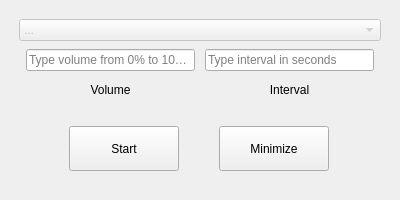
<?xml version="1.0" encoding="UTF-8"?>
<ui version="4.0">
 <class>MainWindow</class>
 <widget class="QMainWindow" name="MainWindow">
  <property name="geometry">
   <rect>
    <x>0</x>
    <y>0</y>
    <width>400</width>
    <height>200</height>
   </rect>
  </property>
  <property name="sizePolicy">
   <sizepolicy hsizetype="Fixed" vsizetype="Fixed">
    <horstretch>0</horstretch>
    <verstretch>0</verstretch>
   </sizepolicy>
  </property>
  <property name="minimumSize">
   <size>
    <width>400</width>
    <height>200</height>
   </size>
  </property>
  <property name="maximumSize">
   <size>
    <width>400</width>
    <height>200</height>
   </size>
  </property>
  <property name="windowTitle">
   <string>Static Microphone Volume</string>
  </property>
  <property name="windowIcon">
   <iconset resource="../../../resources/qt_resource_container.qrc">
    <normaloff>:/images/images/microphone-black-shape.ico</normaloff>:/images/images/microphone-black-shape.ico</iconset>
  </property>
  <widget class="QWidget" name="centralwidget">
   <layout class="QVBoxLayout" name="verticalLayout_2">
    <item>
     <layout class="QVBoxLayout" name="verticalLayout">
      <property name="sizeConstraint">
       <enum>QLayout::SetDefaultConstraint</enum>
      </property>
      <property name="leftMargin">
       <number>10</number>
      </property>
      <property name="topMargin">
       <number>10</number>
      </property>
      <property name="rightMargin">
       <number>10</number>
      </property>
      <property name="bottomMargin">
       <number>10</number>
      </property>
      <item>
       <widget class="QComboBox" name="devicesList">
        <property name="enabled">
         <bool>false</bool>
        </property>
        <property name="sizePolicy">
         <sizepolicy hsizetype="Preferred" vsizetype="Preferred">
          <horstretch>0</horstretch>
          <verstretch>0</verstretch>
         </sizepolicy>
        </property>
        <property name="minimumSize">
         <size>
          <width>0</width>
          <height>22</height>
         </size>
        </property>
        <property name="maximumSize">
         <size>
          <width>400</width>
          <height>22</height>
         </size>
        </property>
        <property name="editable">
         <bool>false</bool>
        </property>
        <item>
         <property name="text">
          <string>...</string>
         </property>
        </item>
       </widget>
      </item>
      <item>
       <layout class="QVBoxLayout" name="verticalLayout_3">
        <property name="spacing">
         <number>0</number>
        </property>
        <property name="leftMargin">
         <number>0</number>
        </property>
        <property name="topMargin">
         <number>0</number>
        </property>
        <property name="rightMargin">
         <number>0</number>
        </property>
        <property name="bottomMargin">
         <number>0</number>
        </property>
        <item>
         <layout class="QHBoxLayout" name="horizontalLayout_4">
          <property name="leftMargin">
           <number>2</number>
          </property>
          <property name="topMargin">
           <number>2</number>
          </property>
          <property name="rightMargin">
           <number>2</number>
          </property>
          <property name="bottomMargin">
           <number>2</number>
          </property>
          <item>
           <layout class="QVBoxLayout" name="verticalLayout_4">
            <property name="leftMargin">
             <number>5</number>
            </property>
            <property name="topMargin">
             <number>0</number>
            </property>
            <property name="rightMargin">
             <number>5</number>
            </property>
            <item>
             <widget class="QLineEdit" name="volumeValue">
              <property name="sizePolicy">
               <sizepolicy hsizetype="Preferred" vsizetype="Fixed">
                <horstretch>0</horstretch>
                <verstretch>0</verstretch>
               </sizepolicy>
              </property>
              <property name="minimumSize">
               <size>
                <width>100</width>
                <height>22</height>
               </size>
              </property>
              <property name="maximumSize">
               <size>
                <width>16777215</width>
                <height>16777215</height>
               </size>
              </property>
              <property name="placeholderText">
               <string>Type volume from 0% to 100%</string>
              </property>
             </widget>
            </item>
            <item>
             <widget class="QLabel" name="lbVolume">
              <property name="minimumSize">
               <size>
                <width>0</width>
                <height>22</height>
               </size>
              </property>
              <property name="text">
               <string>Volume</string>
              </property>
              <property name="alignment">
               <set>Qt::AlignCenter</set>
              </property>
             </widget>
            </item>
           </layout>
          </item>
          <item>
           <layout class="QVBoxLayout" name="verticalLayout_5">
            <property name="leftMargin">
             <number>5</number>
            </property>
            <property name="topMargin">
             <number>0</number>
            </property>
            <property name="rightMargin">
             <number>5</number>
            </property>
            <item>
             <widget class="QLineEdit" name="intervalValue">
              <property name="sizePolicy">
               <sizepolicy hsizetype="Preferred" vsizetype="Fixed">
                <horstretch>0</horstretch>
                <verstretch>0</verstretch>
               </sizepolicy>
              </property>
              <property name="minimumSize">
               <size>
                <width>100</width>
                <height>22</height>
               </size>
              </property>
              <property name="maximumSize">
               <size>
                <width>16777215</width>
                <height>16777215</height>
               </size>
              </property>
              <property name="text">
               <string/>
              </property>
              <property name="alignment">
               <set>Qt::AlignLeading|Qt::AlignLeft|Qt::AlignVCenter</set>
              </property>
              <property name="placeholderText">
               <string>Type interval in seconds</string>
              </property>
             </widget>
            </item>
            <item>
             <widget class="QLabel" name="lbInterval">
              <property name="sizePolicy">
               <sizepolicy hsizetype="Preferred" vsizetype="Preferred">
                <horstretch>0</horstretch>
                <verstretch>0</verstretch>
               </sizepolicy>
              </property>
              <property name="minimumSize">
               <size>
                <width>0</width>
                <height>22</height>
               </size>
              </property>
              <property name="maximumSize">
               <size>
                <width>16777215</width>
                <height>16777215</height>
               </size>
              </property>
              <property name="text">
               <string>Interval</string>
              </property>
              <property name="alignment">
               <set>Qt::AlignCenter</set>
              </property>
             </widget>
            </item>
           </layout>
          </item>
         </layout>
        </item>
       </layout>
      </item>
      <item>
       <layout class="QHBoxLayout" name="horizontalLayout">
        <property name="spacing">
         <number>0</number>
        </property>
        <property name="sizeConstraint">
         <enum>QLayout::SetDefaultConstraint</enum>
        </property>
        <property name="leftMargin">
         <number>10</number>
        </property>
        <property name="topMargin">
         <number>10</number>
        </property>
        <property name="rightMargin">
         <number>10</number>
        </property>
        <property name="bottomMargin">
         <number>10</number>
        </property>
        <item>
         <widget class="QPushButton" name="pbrun">
          <property name="minimumSize">
           <size>
            <width>75</width>
            <height>45</height>
           </size>
          </property>
          <property name="maximumSize">
           <size>
            <width>110</width>
            <height>45</height>
           </size>
          </property>
          <property name="text">
           <string>Start</string>
          </property>
         </widget>
        </item>
        <item>
         <widget class="QPushButton" name="pbminimize">
          <property name="minimumSize">
           <size>
            <width>75</width>
            <height>45</height>
           </size>
          </property>
          <property name="maximumSize">
           <size>
            <width>110</width>
            <height>45</height>
           </size>
          </property>
          <property name="text">
           <string>Minimize</string>
          </property>
         </widget>
        </item>
       </layout>
      </item>
     </layout>
    </item>
   </layout>
  </widget>
 </widget>
 <resources>
  <include location="../../../resources/qt_resource_container.qrc"/>
 </resources>
 <connections>
  <connection>
   <sender>pbminimize</sender>
   <signal>clicked()</signal>
   <receiver>MainWindow</receiver>
   <slot>showMinimized()</slot>
   <hints>
    <hint type="sourcelabel">
     <x>298</x>
     <y>147</y>
    </hint>
    <hint type="destinationlabel">
     <x>316</x>
     <y>182</y>
    </hint>
   </hints>
  </connection>
 </connections>
</ui>
